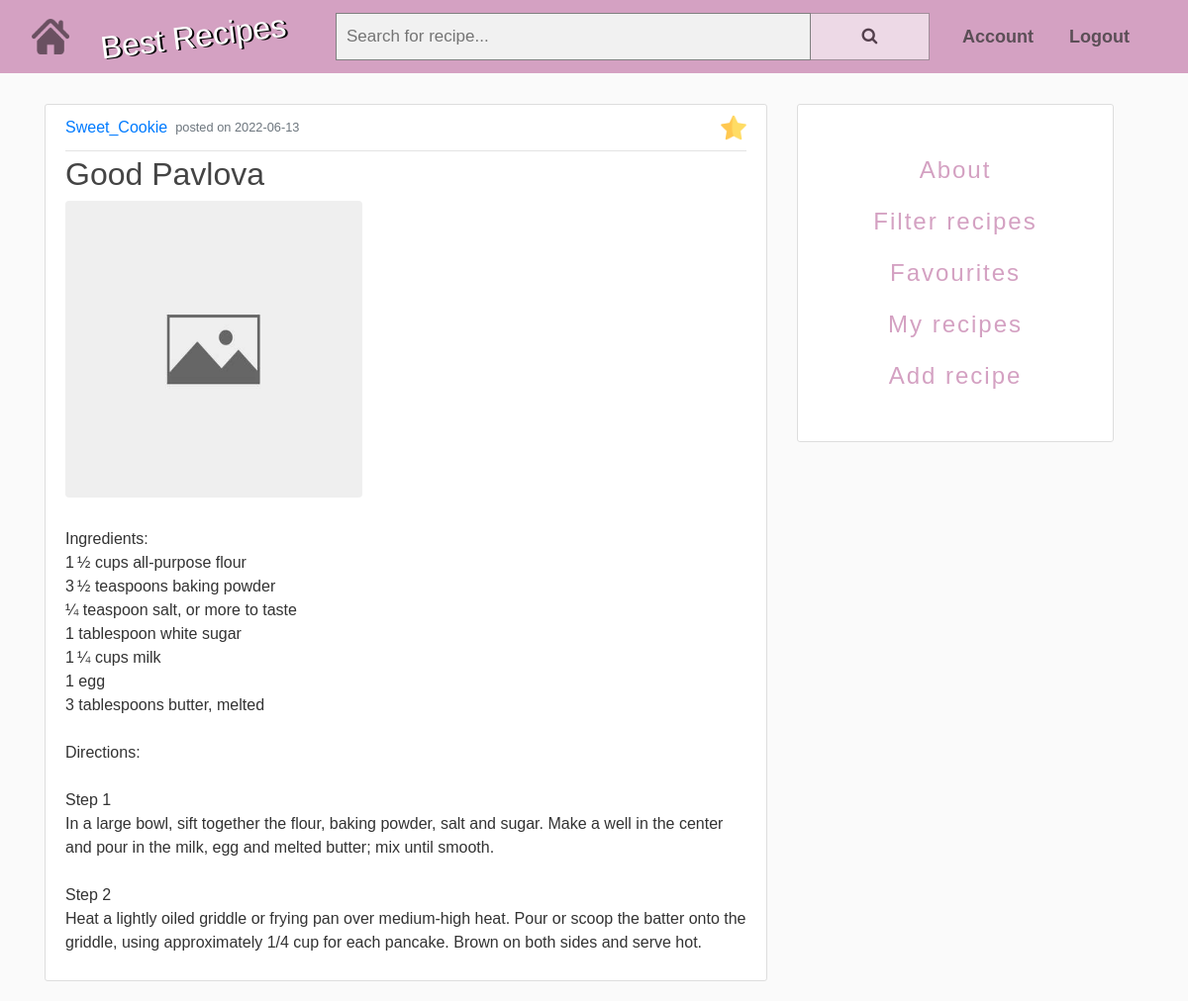
Page /recipes/2 (signed in) on the committed database.
### recipes_app/models.py (models this page shows, shortened)
class User(db.Model, UserMixin):
    id = db.Column(db.Integer, primary_key=True)
    username = db.Column(db.String(20), unique=True, nullable=False)
    email = db.Column(db.String(50), unique=True, nullable=False)
    profile_picture = db.Column(db.String(20), nullable=False, default='default_profile_picture.jpg')
    password = db.Column(db.String(60), nullable=False)
    uploaded_recipes = db.relationship('Recipe', backref='author', lazy=True)
    favourite_recipes = db.relationship('Recipe', secondary=lambda: users_favourites_table)
    favourites = association_proxy("favourite_recipes", "recipe_name")

class Recipe(db.Model):
    id = db.Column(db.Integer, primary_key=True)
    recipe_name = db.Column(db.String(60), nullable=False)
    date_posted = db.Column(db.DateTime, nullable=False, default=datetime.utcnow)
    food_image = db.Column(db.String(20), nullable=False, default='default_food_image.jpg')
    description = db.Column(db.String(500), nullable=False)
    user_id = db.Column(db.Integer, db.ForeignKey('user.id'), nullable=False)
    is_private = db.Column(db.Boolean, nullable=False, default=False)
    recipe_tags = db.relationship("Tag", secondary=lambda: recipes_tags_table)
    tags = association_proxy("recipe_tags", "tag")

### recipes_app/routes.py (the view)
@app.route("/recipes/<int:recipe_id>", endpoint='show_recipe')
def show_recipe(recipe_id):
    recipe = Recipe.query.get_or_404(recipe_id)
    if not recipe.is_private or recipe.author == current_user:
        if current_user.is_authenticated:
            icon = '../static/star2.png' if recipe.recipe_name in current_user.favourites else '../static/star.png'
        else:
            icon = '../static/star2.png'
        return render_template("recipe.html", title=recipe.recipe_name, recipe=recipe, icon=icon)
    return render_template("error_message.html", message='Access denied. You are not authorized to do this action.')

### recipes_app/forms.py
class SearchbarForm(FlaskForm):
    search = StringField("Search", validators=[DataRequired()])
    submit = SubmitField('Submit')

### recipes_app/models.py (called while the page is built)
@login_manager.user_loader
def load_user(user_id):
    return User.query.get(int(user_id))

### recipes_app/routes.py (called while the page is built)
@app.context_processor
def base():
    form = SearchbarForm()
    return dict(form=form)

### recipes_app/templates/recipe.html (shortened to what this page needs)
{% extends "basic_layout.html" %}
{% block content %}
    <article class="media content-section">
        <div class="media-body">
            <div class="article-metadata">
                <a class="mr-2"
                   href="{{ url_for('show_user_recipes', username=recipe.author.username) }}">{{ recipe.author.username }}</a>
                <small class="text-muted"> posted on {{ recipe.date_posted.strftime('%Y-%m-%d') }}</small>
                <div class="recipe-options">
                    {% if current_user.is_authenticated %}
                        <div class="stark-container">
                            <a href="{{ url_for('favourite_recipe', recipe_id=recipe.id) }}">
                                <img class="star-icon" src="{{icon}}"/>
                            </a>
                        </div>
                    {% endif %}
                </div>
            </div>
            <h2 class="article-title">{{ recipe.recipe_name }}</h2>
            <img class="rounded article-img" src="{{ url_for('static', filename='food_images/' + recipe.food_image) }}">
            <p class="article-content">{{ recipe.description }}</p>
        </div>
    </article>
{% endblock content %}

### recipes_app/static/main.css (style rules this page uses)
body { background: #fafafa; color: #333333; margin-top: 5rem; }
h1, h2, h3, h4, h5, h6 { color: #444444; }
.content-section { background: #ffffff; padding: 10px 20px; border: 1px solid #dddddd; border-radius: 3px; margin-bottom: 20px; }
.article-title { color: #444444; }
.article-content { white-space: pre-line; margin-top: 30px; }
.article-img { height: 300px; width: 300px; margin-right: 16px; }
.article-metadata { padding-bottom: 10px; margin-bottom: 4px; border-bottom: 1px solid #e3e3e3; display: flex; align-items: center; }
body { font-family: Arial; }
* { box-sizing: border-box; }
.star-icon { margin: auto; height: 26px; transition: 1s; }
.recipe-options { padding-left: 20px; display: flex; flex: 1; align-items: center; gap: 15px; }
.stark-container { display: flex; flex: 1; justify-content: flex-end; }

### rows in the picture
User: author.username "Sweet_Cookie"
Recipe: date_posted "2022-06-13", recipe_name "Good Pavlova", food_image (placeholder picture), description "Ingredients: 1 ½ cups all-purpose flour 3 ½ teaspoons baking powder ¼ teaspoon salt, or more to taste 1 tablespoon white sugar 1 ¼ cups milk 1 egg 3 tablespoons butter, melted Directions: Step 1 In a large bowl, sift together the flour, baking powder, salt and sugar. Make a well in the center and pour in the milk, egg and melted butter; mix until smooth. Step 2 Heat a lightly oiled griddle or frying pan over medium-high heat. Pour or scoop the batter onto the griddle, using approximately 1/4 cup for each pancake. Brown on both sides and serve hot."
